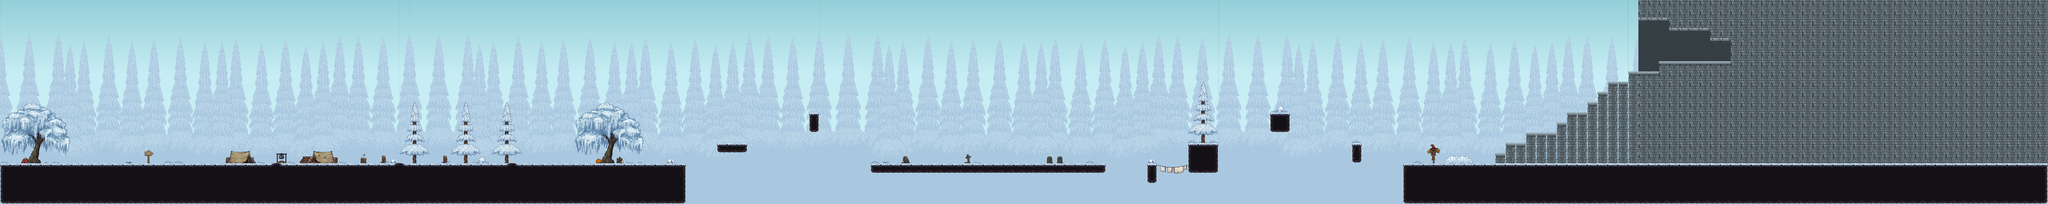

This is a level from a 2D game, rendered from its Tiled map with the project's own tilesets. A one-line summary and the map file follow, with tile-layer data summarised:
An orthogonal 200x20 tile map with 32x32 px tiles, 12 tile layers (Background, BG2, DungeonBackground, Decor2, ...), 11 tilesets and 8 objects.

<map version="1.10" tiledversion="1.11.2" orientation="orthogonal" renderorder="right-down" width="200" height="20" tilewidth="32" tileheight="32" infinite="0" nextlayerid="47" nextobjectid="10">
 <editorsettings>
  <export target="tilemaps/level1.json" format="json" />
 </editorsettings>
 <tileset firstgid="1" name="floor1" tilewidth="32" tileheight="32" tilecount="162" columns="9">
  <image source="background/lvl1assets/floortiles.png" width="288" height="576" />
 </tileset>
 <tileset firstgid="163" name="floor2" tilewidth="32" tileheight="32" tilecount="63" columns="9">
  <image source="background/lvl1assets/floorextra.png" width="288" height="224" />
  <tile id="7">
   <objectgroup draworder="index" id="2">
    <object id="9" x="0.0434783" y="12.0435" width="5.86957" height="6" />
    <object id="10" x="0.0434783" y="18.1739" width="8.78261" height="6.78261" />
    <object id="12" x="0.0434776" y="25.1522" width="11.913" height="6.78261" />
    <object id="13" x="12.0435" y="28.913" width="6.99996" height="3.04348" />
   </objectgroup>
  </tile>
 </tileset>
 <tileset firstgid="226" name="bg" tilewidth="32" tileheight="32" tilecount="920" columns="40">
  <image source="background/lvl1assets/bglayer5.png" width="1280" height="736" />
 </tileset>
 <tileset firstgid="1146" name="bg2" tilewidth="32" tileheight="32" tilecount="920" columns="40">
  <image source="background/lvl1assets/bglayer1.png" width="1280" height="736" />
 </tileset>
 <tileset firstgid="2066" name="pinetrees" tilewidth="32" tileheight="32" tilecount="126" columns="21">
  <image source="background/lvl1assets/pinetrees.png" width="672" height="192" />
 </tileset>
 <tileset firstgid="2192" name="bigtree" tilewidth="32" tileheight="32" tilecount="42" columns="7">
  <image source="background/lvl1assets/bigtree.png" width="224" height="192" />
 </tileset>
 <tileset firstgid="2234" name="decor" tilewidth="32" tileheight="32" tilecount="221" columns="13">
  <image source="background/lvl1assets/decor.png" width="416" height="544" />
 </tileset>
 <tileset firstgid="2455" name="villageprops" tilewidth="32" tileheight="32" tilecount="1024" columns="32">
  <image source="background/lvl1assets/villageprops.png" width="1024" height="1024" />
 </tileset>
 <tileset firstgid="3479" name="castletileset" tilewidth="32" tileheight="32" tilecount="54" columns="9">
  <image source="background/lvl1assets/castletileset.png" width="288" height="192" />
  <tile id="0">
   <properties>
    <property name="collides" type="bool" value="true" />
   </properties>
  </tile>
  <tile id="1">
   <properties>
    <property name="collides" type="bool" value="true" />
   </properties>
  </tile>
  <tile id="2">
   <properties>
    <property name="collides" type="bool" value="true" />
   </properties>
  </tile>
  <tile id="3">
   <properties>
    <property name="collides" type="bool" value="true" />
   </properties>
  </tile>
  <tile id="4">
   <properties>
    <property name="collides" type="bool" value="true" />
   </properties>
  </tile>
  <tile id="5">
   <properties>
    <property name="collides" type="bool" value="true" />
   </properties>
  </tile>
  <tile id="6">
   <properties>
    <property name="collides" type="bool" value="true" />
   </properties>
  </tile>
  <tile id="7">
   <properties>
    <property name="collides" type="bool" value="true" />
   </properties>
  </tile>
  <tile id="8">
   <properties>
    <property name="collides" type="bool" value="true" />
   </properties>
  </tile>
  <tile id="9">
   <properties>
    <property name="collides" type="bool" value="true" />
   </properties>
  </tile>
  <tile id="10">
   <properties>
    <property name="collides" type="bool" value="true" />
   </properties>
  </tile>
  <tile id="11">
   <properties>
    <property name="collides" type="bool" value="true" />
   </properties>
  </tile>
  <tile id="12">
   <properties>
    <property name="collides" type="bool" value="true" />
   </properties>
  </tile>
  <tile id="13">
   <properties>
    <property name="collides" type="bool" value="true" />
   </properties>
  </tile>
  <tile id="14">
   <properties>
    <property name="collides" type="bool" value="true" />
   </properties>
  </tile>
  <tile id="15">
   <properties>
    <property name="collides" type="bool" value="true" />
   </properties>
  </tile>
  <tile id="16">
   <properties>
    <property name="collides" type="bool" value="true" />
   </properties>
  </tile>
  <tile id="17">
   <properties>
    <property name="collides" type="bool" value="true" />
   </properties>
  </tile>
  <tile id="18">
   <properties>
    <property name="collides" type="bool" value="true" />
   </properties>
  </tile>
  <tile id="19">
   <properties>
    <property name="collides" type="bool" value="true" />
   </properties>
  </tile>
  <tile id="20">
   <properties>
    <property name="collides" type="bool" value="true" />
   </properties>
  </tile>
  <tile id="21">
   <properties>
    <property name="collides" type="bool" value="true" />
   </properties>
  </tile>
  <tile id="22">
   <properties>
    <property name="collides" type="bool" value="true" />
   </properties>
  </tile>
  <tile id="23">
   <properties>
    <property name="collides" type="bool" value="true" />
   </properties>
  </tile>
  <tile id="24">
   <properties>
    <property name="collides" type="bool" value="true" />
   </properties>
  </tile>
  <tile id="25">
   <properties>
    <property name="collides" type="bool" value="true" />
   </properties>
  </tile>
  <tile id="26">
   <properties>
    <property name="collides" type="bool" value="true" />
   </properties>
  </tile>
  <tile id="27">
   <properties>
    <property name="collides" type="bool" value="true" />
   </properties>
  </tile>
  <tile id="28">
   <properties>
    <property name="collides" type="bool" value="true" />
   </properties>
  </tile>
  <tile id="29">
   <properties>
    <property name="collides" type="bool" value="true" />
   </properties>
  </tile>
  <tile id="30">
   <properties>
    <property name="collides" type="bool" value="true" />
   </properties>
  </tile>
  <tile id="31">
   <properties>
    <property name="collides" type="bool" value="true" />
   </properties>
  </tile>
  <tile id="32">
   <properties>
    <property name="collides" type="bool" value="true" />
   </properties>
  </tile>
  <tile id="33">
   <properties>
    <property name="collides" type="bool" value="true" />
   </properties>
  </tile>
  <tile id="34">
   <properties>
    <property name="collides" type="bool" value="true" />
   </properties>
  </tile>
  <tile id="35">
   <properties>
    <property name="collides" type="bool" value="true" />
   </properties>
  </tile>
  <tile id="36">
   <properties>
    <property name="collides" type="bool" value="true" />
   </properties>
  </tile>
  <tile id="37">
   <properties>
    <property name="collides" type="bool" value="true" />
   </properties>
  </tile>
  <tile id="38">
   <properties>
    <property name="collides" type="bool" value="true" />
   </properties>
  </tile>
  <tile id="39">
   <properties>
    <property name="collides" type="bool" value="true" />
   </properties>
  </tile>
  <tile id="40">
   <properties>
    <property name="collides" type="bool" value="true" />
   </properties>
  </tile>
  <tile id="41">
   <properties>
    <property name="collides" type="bool" value="true" />
   </properties>
  </tile>
  <tile id="42">
   <properties>
    <property name="collides" type="bool" value="true" />
   </properties>
  </tile>
  <tile id="43">
   <properties>
    <property name="collides" type="bool" value="true" />
   </properties>
  </tile>
  <tile id="44">
   <properties>
    <property name="collides" type="bool" value="true" />
   </properties>
  </tile>
  <tile id="45">
   <properties>
    <property name="collides" type="bool" value="true" />
   </properties>
  </tile>
  <tile id="46">
   <properties>
    <property name="collides" type="bool" value="true" />
   </properties>
  </tile>
  <tile id="47">
   <properties>
    <property name="collides" type="bool" value="true" />
   </properties>
  </tile>
  <tile id="48">
   <properties>
    <property name="collides" type="bool" value="true" />
   </properties>
  </tile>
  <tile id="49">
   <properties>
    <property name="collides" type="bool" value="true" />
   </properties>
  </tile>
  <tile id="50">
   <properties>
    <property name="collides" type="bool" value="true" />
   </properties>
  </tile>
  <tile id="51">
   <properties>
    <property name="collides" type="bool" value="true" />
   </properties>
  </tile>
  <tile id="52">
   <properties>
    <property name="collides" type="bool" value="true" />
   </properties>
  </tile>
  <tile id="53">
   <properties>
    <property name="collides" type="bool" value="true" />
   </properties>
  </tile>
 </tileset>
 <tileset firstgid="3533" name="dungeondoor" tilewidth="32" tileheight="32" tilecount="1" columns="1">
  <image source="background/lvl1assets/dungeondoor.png" width="32" height="32" />
 </tileset>
 <tileset firstgid="3534" name="heart" tilewidth="32" tileheight="32" tilecount="1" columns="1">
  <image source="background/lvl2assets/heart.png" width="32" height="32" />
 </tileset>
 <layer id="32" name="Background" width="200" height="20">
  <data>[4000 cells, 4000 non-empty, 800 distinct tile ids]</data>
 </layer>
 <layer id="36" name="BG2" width="200" height="20">
  <data>[4000 cells, 4000 non-empty, 800 distinct tile ids]</data>
 </layer>
 <layer id="42" name="DungeonBackground" width="200" height="20">
  <data>[4000 cells, 640 non-empty, 1 distinct tile ids]</data>
 </layer>
 <layer id="38" name="Decor2" width="200" height="20">
  <data>[4000 cells, 9 non-empty, 8 distinct tile ids]</data>
 </layer>
 <layer id="3" name="Decor" width="200" height="20">
  <data>[4000 cells, 59 non-empty, 39 distinct tile ids]</data>
 </layer>
 <objectgroup id="45" name="DungeonDoor">
  <object id="4" gid="3533" x="5344" y="192" width="32" height="32" />
 </objectgroup>
 <objectgroup id="46" name="HeartPickups">
  <object id="6" gid="3534" x="1344" y="512" width="32" height="32" />
  <object id="7" gid="3534" x="2528" y="352" width="32" height="32" />
  <object id="9" gid="3534" x="3968" y="352" width="32" height="32" />
 </objectgroup>
 <layer id="44" name="Ground3" width="200" height="20">
  <data>[4000 cells, 0 non-empty, 0 distinct tile ids]</data>
 </layer>
 <layer id="43" name="Ground2" width="200" height="20">
  <data>[4000 cells, 0 non-empty, 0 distinct tile ids]</data>
 </layer>
 <layer id="2" name="Ground" width="200" height="20">
  <data>[4000 cells, 565 non-empty, 20 distinct tile ids]</data>
 </layer>
 <layer id="41" name="Dungeon" width="200" height="20">
  <properties>
   <property name="collides" type="bool" value="true" />
  </properties>
  <data>[4000 cells, 676 non-empty, 3 distinct tile ids]</data>
 </layer>
 <layer id="39" name="VillageDecor" width="200" height="20">
  <data>[4000 cells, 2 non-empty, 2 distinct tile ids]</data>
 </layer>
 <layer id="37" name="Bigtree" width="200" height="20">
  <data>[4000 cells, 84 non-empty, 42 distinct tile ids]</data>
 </layer>
 <layer id="40" name="Pinetrees" width="200" height="20">
  <data>[4000 cells, 58 non-empty, 15 distinct tile ids]</data>
 </layer>
</map>
